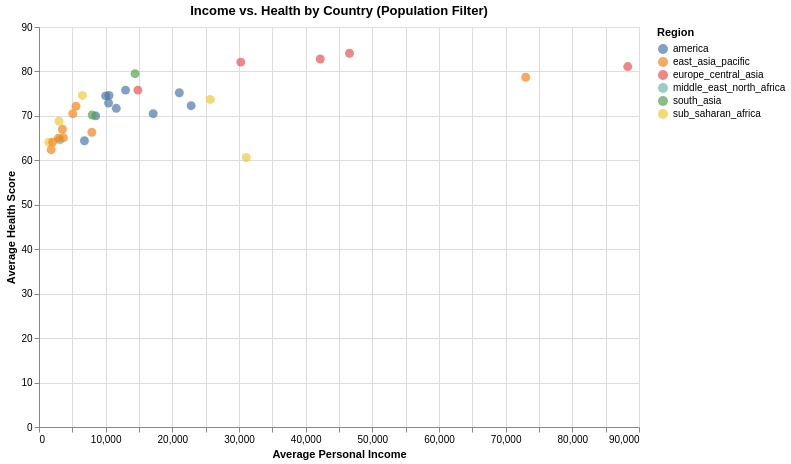

Write notebook code for a chart like this one.
### Markdown cell above
### Part 1.6 Add filter with bars (10 points)

Modify the **Part 1.1** scatter plot by adding a **slider control** for population.

- Add a **slider bar** that allows the user to set a **population cutoff value**.
- Filter the data dynamically so that **only countries with population less than the selected value** are displayed.
- Set the **initial cutoff value** of the slider to **1,000,000**.

### Code cell
import altair as alt
import pandas as pd
import warnings
warnings.simplefilter(action='ignore', category=FutureWarning)

gapminder = pd.read_csv('gapminder-health-income.csv')

# Slider bound to a parameter for population cutoff, initial value 1,000,000
pop_slider = alt.binding_range(
    min=0,
    max=int(gapminder['population'].max()),
    step=1000000,
    name='Population Cutoff: ')

pop_cutoff = alt.param(bind=pop_slider, value=1000000)

scatter = alt.Chart(gapminder).mark_point(filled=True, size=80).encode(
    x=alt.X('income:Q', title='Average Personal Income'),
    y=alt.Y('health:Q', title='Average Health Score'),
    color=alt.Color('region:N', legend=alt.Legend(title='Region')),
    tooltip=['country:N', 'population:Q']
).transform_filter(
    alt.datum.population < pop_cutoff
).add_params(
    pop_cutoff
).properties(
    title='Income vs. Health by Country (Population Filter)',
    width=600,
    height=400)

scatter

### Figure 1 — Vega-Lite specification as saved in the notebook (floating-point values rounded to 4 significant figures; data arrays with more than 128 entries replaced by an {"elided": "..."} marker saying what was removed)
{"config": {"view": {"continuousWidth": 300, "continuousHeight": 300}}, "data": {"name": "data-0cccb53798da4802be2d0e8a4b32b4c1"}, "mark": {"type": "point", "filled": true, "size": 80}, "encoding": {"color": {"field": "region", "legend": {"title": "Region"}, "type": "nominal"}, "tooltip": [{"field": "country", "type": "nominal"}, {"field": "population", "type": "quantitative"}], "x": {"field": "income", "title": "Average Personal Income", "type": "quantitative"}, "y": {"field": "health", "title": "Average Health Score", "type": "quantitative"}}, "height": 400, "params": [{"name": "param_79a76abb9cd55afe", "bind": {"input": "range", "max": 1376048943, "min": 0, "name": "Population Cutoff: ", "step": 1000000}, "value": 1000000}], "title": "Income vs. Health by Country (Population Filter)", "transform": [{"filter": "(datum.population < param_79a76abb9cd55afe)"}], "width": 600, "$schema": "https://vega.github.io/schema/vega-lite/v6.1.0.json", "datasets": {"data-0cccb53798da4802be2d0e8a4b32b4c1": {"elided": "187 records"}}}
